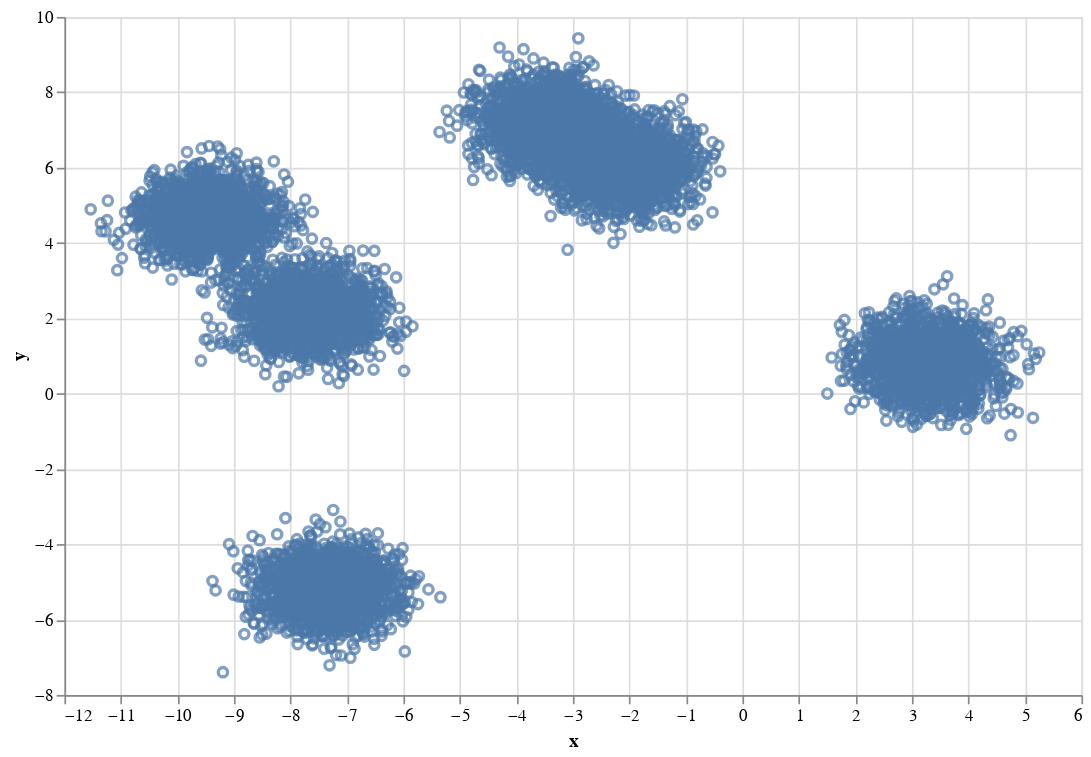

Notebook source saved alongside this figure:
### Markdown cell above
## ¿Es necesario reinventar la rueda?

Utilicemos la libreria sklearn.

### Code cell
alt.data_transformers.enable('default', max_rows=10000)
from sklearn.cluster import KMeans

X = init_blobs(10000, 6, seed=43)
df = pd.DataFrame(X, columns=["x", "y"])
alt.Chart(df).mark_point().encode(
    x="x",
    y="y"
).properties(
    width=600,
    height=400
)

### Figure 1 — Vega-Lite specification as saved in the notebook (floating-point values rounded to 4 significant figures; data arrays with more than 128 entries replaced by an {"elided": "..."} marker saying what was removed)
{"$schema": "https://vega.github.io/schema/vega-lite/v2.4.3.json", "config": {"view": {"height": 300, "width": 400}}, "data": {"values": {"elided": "10000 records"}}, "encoding": {"x": {"field": "x", "type": "quantitative"}, "y": {"field": "y", "type": "quantitative"}}, "height": 400, "mark": "point", "width": 600}
